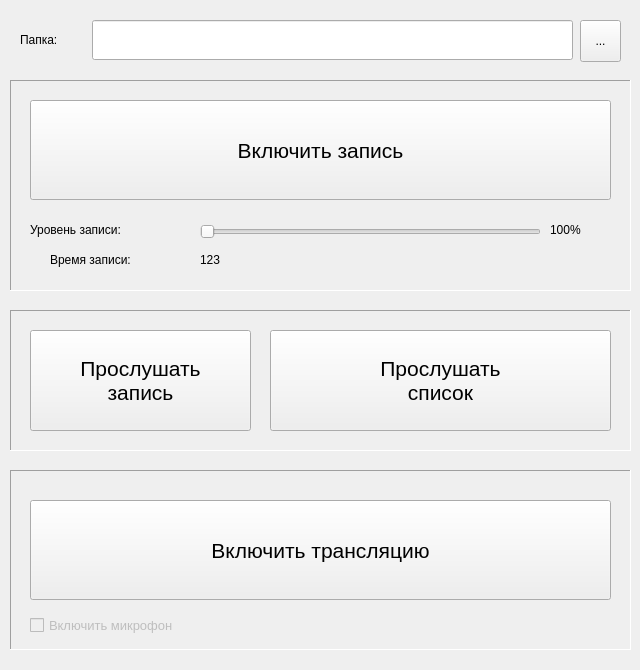
<?xml version="1.0" encoding="UTF-8"?>
<ui version="4.0">
 <class>MainWindowSchoolRadio</class>
 <widget class="QMainWindow" name="MainWindowSchoolRadio">
  <property name="geometry">
   <rect>
    <x>0</x>
    <y>0</y>
    <width>640</width>
    <height>670</height>
   </rect>
  </property>
  <property name="minimumSize">
   <size>
    <width>640</width>
    <height>670</height>
   </size>
  </property>
  <property name="windowTitle">
   <string>Школьное радио</string>
  </property>
  <widget class="QWidget" name="centralwidget">
   <widget class="QFrame" name="frameTranslattion">
    <property name="geometry">
     <rect>
      <x>10</x>
      <y>470</y>
      <width>621</width>
      <height>180</height>
     </rect>
    </property>
    <property name="frameShape">
     <enum>QFrame::Panel</enum>
    </property>
    <property name="frameShadow">
     <enum>QFrame::Sunken</enum>
    </property>
    <widget class="QCheckBox" name="checkBoxMicrophone">
     <property name="enabled">
      <bool>false</bool>
     </property>
     <property name="geometry">
      <rect>
       <x>20</x>
       <y>140</y>
       <width>251</width>
       <height>30</height>
      </rect>
     </property>
     <property name="font">
      <font>
       <pointsize>10</pointsize>
      </font>
     </property>
     <property name="text">
      <string>Включить микрофон</string>
     </property>
    </widget>
    <widget class="QPushButton" name="pushButtonTranslation">
     <property name="geometry">
      <rect>
       <x>20</x>
       <y>30</y>
       <width>581</width>
       <height>100</height>
      </rect>
     </property>
     <property name="font">
      <font>
       <pointsize>16</pointsize>
       <weight>50</weight>
       <bold>false</bold>
      </font>
     </property>
     <property name="focusPolicy">
      <enum>Qt::NoFocus</enum>
     </property>
     <property name="text">
      <string>Включить трансляцию</string>
     </property>
     <property name="checkable">
      <bool>true</bool>
     </property>
    </widget>
   </widget>
   <widget class="QFrame" name="frameRecording">
    <property name="geometry">
     <rect>
      <x>10</x>
      <y>80</y>
      <width>621</width>
      <height>211</height>
     </rect>
    </property>
    <property name="font">
     <font>
      <weight>50</weight>
      <bold>false</bold>
     </font>
    </property>
    <property name="autoFillBackground">
     <bool>false</bool>
    </property>
    <property name="frameShape">
     <enum>QFrame::Panel</enum>
    </property>
    <property name="frameShadow">
     <enum>QFrame::Sunken</enum>
    </property>
    <widget class="QPushButton" name="pushButtonRecording">
     <property name="geometry">
      <rect>
       <x>20</x>
       <y>20</y>
       <width>581</width>
       <height>100</height>
      </rect>
     </property>
     <property name="font">
      <font>
       <pointsize>16</pointsize>
       <weight>50</weight>
       <bold>false</bold>
      </font>
     </property>
     <property name="focusPolicy">
      <enum>Qt::NoFocus</enum>
     </property>
     <property name="autoFillBackground">
      <bool>false</bool>
     </property>
     <property name="text">
      <string>Включить запись</string>
     </property>
     <property name="checkable">
      <bool>true</bool>
     </property>
     <property name="flat">
      <bool>false</bool>
     </property>
    </widget>
    <widget class="QLabel" name="label">
     <property name="geometry">
      <rect>
       <x>20</x>
       <y>140</y>
       <width>171</width>
       <height>20</height>
      </rect>
     </property>
     <property name="text">
      <string>Уровень записи:</string>
     </property>
    </widget>
    <widget class="QLabel" name="TextLabelRecordingLevel">
     <property name="geometry">
      <rect>
       <x>540</x>
       <y>140</y>
       <width>51</width>
       <height>20</height>
      </rect>
     </property>
     <property name="text">
      <string>100%</string>
     </property>
    </widget>
    <widget class="QLabel" name="TextLabelRecording">
     <property name="geometry">
      <rect>
       <x>40</x>
       <y>170</y>
       <width>141</width>
       <height>20</height>
      </rect>
     </property>
     <property name="text">
      <string>Время записи:</string>
     </property>
    </widget>
    <widget class="QSlider" name="horizontalSliderRecording">
     <property name="geometry">
      <rect>
       <x>190</x>
       <y>142</y>
       <width>341</width>
       <height>20</height>
      </rect>
     </property>
     <property name="maximum">
      <number>100</number>
     </property>
     <property name="value">
      <number>0</number>
     </property>
     <property name="orientation">
      <enum>Qt::Horizontal</enum>
     </property>
    </widget>
    <widget class="QLabel" name="TextLabelRecordingDuration">
     <property name="geometry">
      <rect>
       <x>190</x>
       <y>170</y>
       <width>101</width>
       <height>20</height>
      </rect>
     </property>
     <property name="text">
      <string>123</string>
     </property>
    </widget>
   </widget>
   <widget class="QFrame" name="frameListen">
    <property name="geometry">
     <rect>
      <x>10</x>
      <y>310</y>
      <width>621</width>
      <height>141</height>
     </rect>
    </property>
    <property name="frameShape">
     <enum>QFrame::Panel</enum>
    </property>
    <property name="frameShadow">
     <enum>QFrame::Sunken</enum>
    </property>
    <widget class="QPushButton" name="pushButtonPlay">
     <property name="geometry">
      <rect>
       <x>20</x>
       <y>20</y>
       <width>221</width>
       <height>101</height>
      </rect>
     </property>
     <property name="font">
      <font>
       <pointsize>16</pointsize>
       <weight>50</weight>
       <bold>false</bold>
      </font>
     </property>
     <property name="focusPolicy">
      <enum>Qt::NoFocus</enum>
     </property>
     <property name="text">
      <string>Прослушать
запись</string>
     </property>
    </widget>
    <widget class="QPushButton" name="pushButtonPlayList">
     <property name="geometry">
      <rect>
       <x>260</x>
       <y>20</y>
       <width>341</width>
       <height>101</height>
      </rect>
     </property>
     <property name="font">
      <font>
       <pointsize>16</pointsize>
       <weight>50</weight>
       <bold>false</bold>
      </font>
     </property>
     <property name="focusPolicy">
      <enum>Qt::NoFocus</enum>
     </property>
     <property name="text">
      <string>Прослушать
список</string>
     </property>
    </widget>
   </widget>
   <widget class="QLineEdit" name="lineEditDir">
    <property name="geometry">
     <rect>
      <x>92</x>
      <y>20</y>
      <width>481</width>
      <height>40</height>
     </rect>
    </property>
    <property name="readOnly">
     <bool>true</bool>
    </property>
   </widget>
   <widget class="QLabel" name="labelAudio">
    <property name="geometry">
     <rect>
      <x>20</x>
      <y>20</y>
      <width>71</width>
      <height>40</height>
     </rect>
    </property>
    <property name="text">
     <string>Папка:</string>
    </property>
   </widget>
   <widget class="QToolButton" name="toolButtonDir">
    <property name="geometry">
     <rect>
      <x>580</x>
      <y>20</y>
      <width>41</width>
      <height>42</height>
     </rect>
    </property>
    <property name="text">
     <string>...</string>
    </property>
   </widget>
  </widget>
 </widget>
 <resources/>
 <connections/>
</ui>
